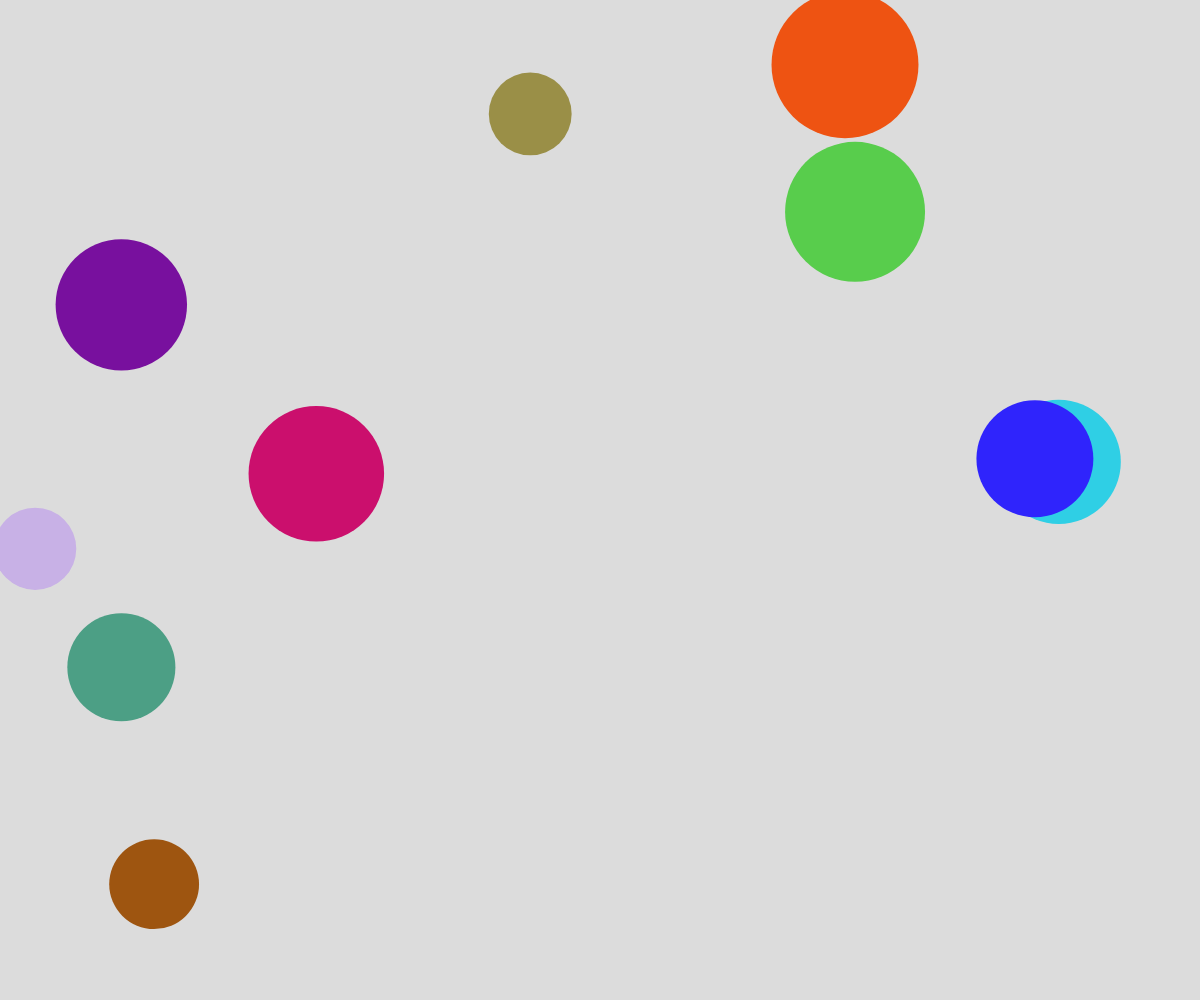
Frame 1 (no input)
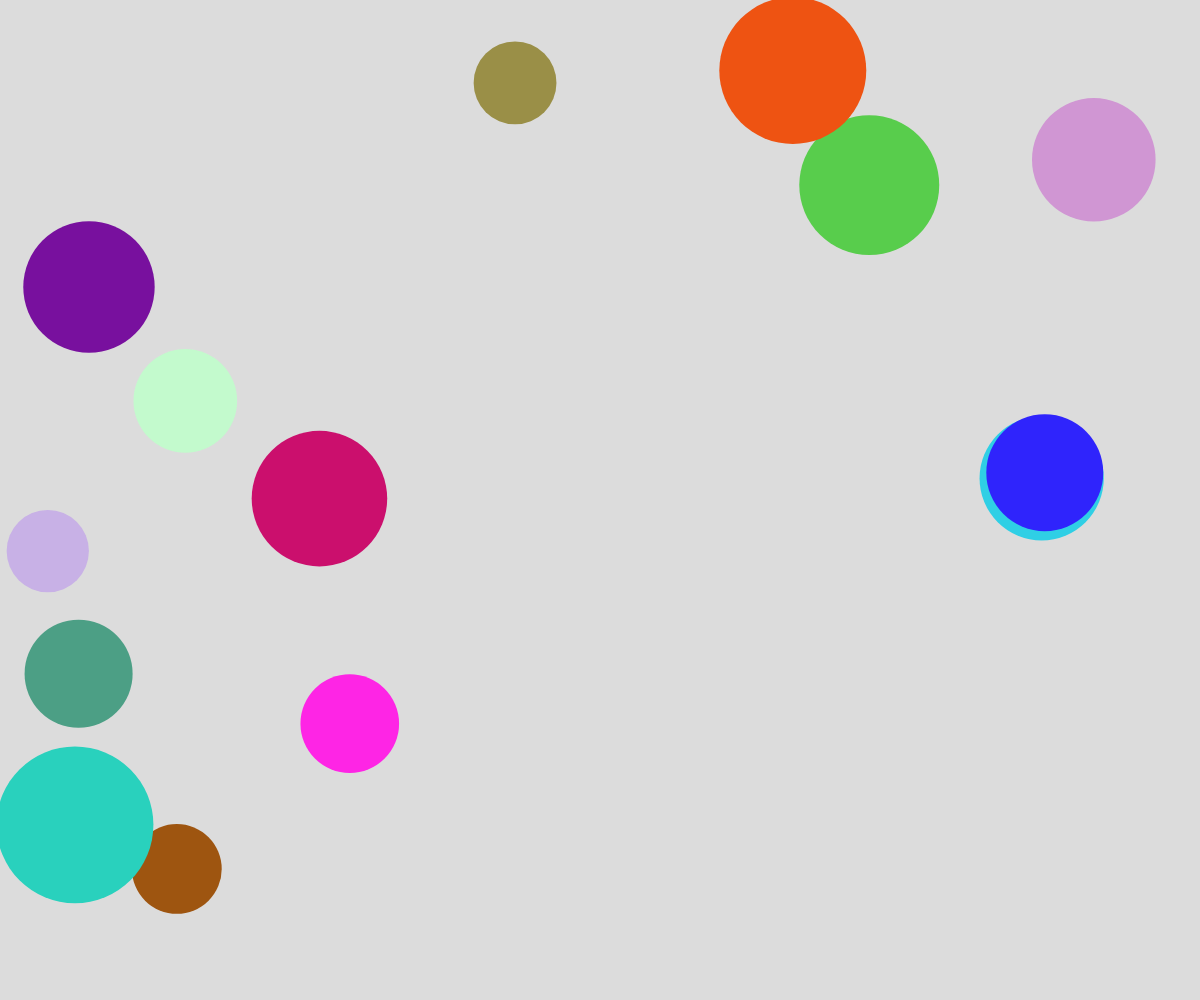
Frame 60 (no input)
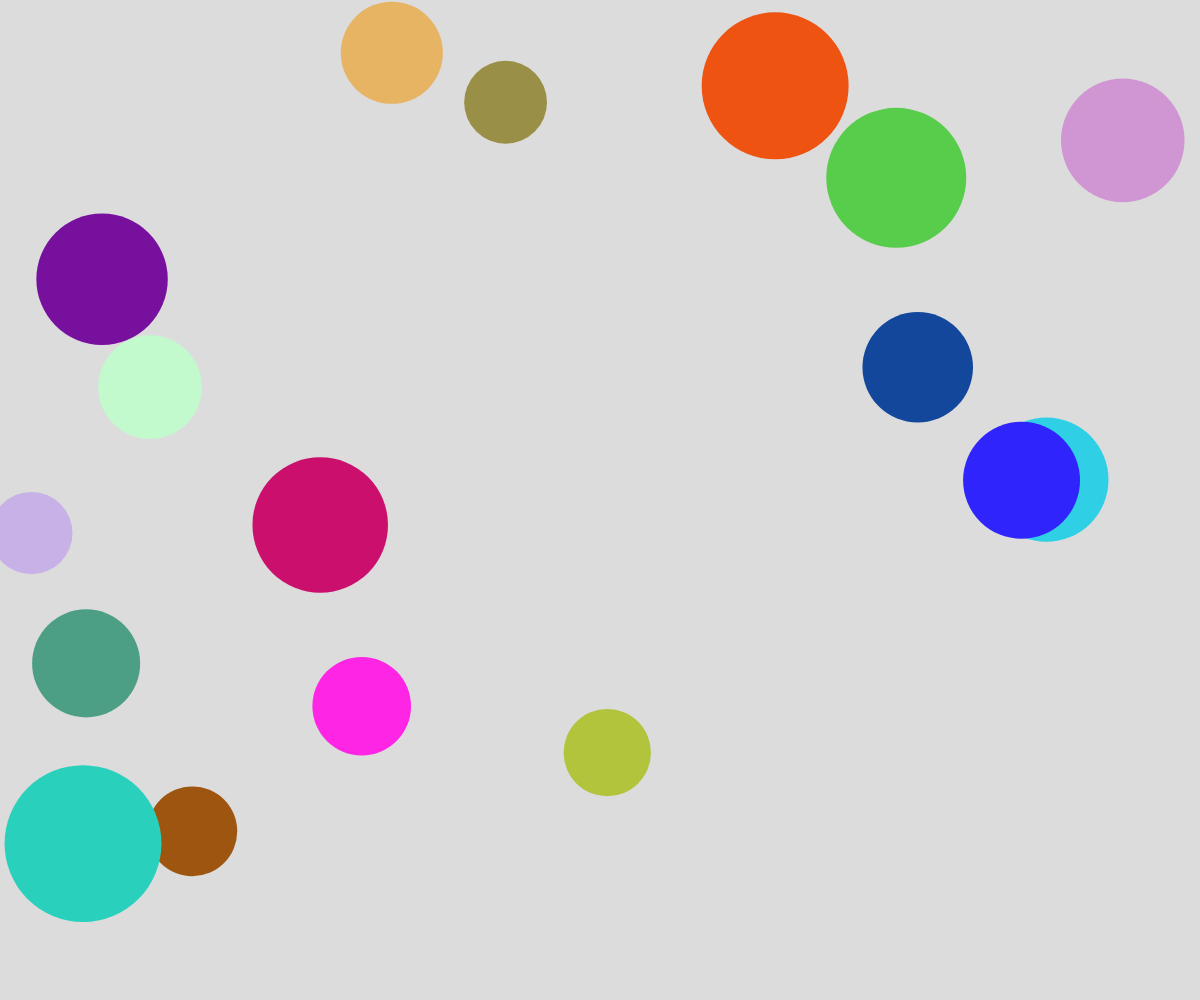
Frame 120 (the mouse pressed at the canvas centre since frame 60)

The p5.js sketch that drew these frames (run headless with seeded random() and noise() and a simulated clock; from frame 60 on, the mouse is pressed at the canvas centre):

// p5.js sketch
// ── sketch.js
// Bubble Object Notation and Arrays Demo

let theBubbles = [];

function setup() {
  createCanvas(windowWidth, windowHeight);
  noStroke();
  for(let i = 0; i < 10; i++) {
    spawnBubble();
  }

  // spawn new bubble every half second
  window.setInterval(spawnBubble, 500);
}

function draw() {
  background(220);

  for (let bubble of theBubbles) {
    // randomize movement
    bubble.dx = random(-5, 5);
    bubble.dy = random(-5, 5);

    // move bubble
    bubble.x += bubble.dx;
    bubble.y += bubble.dy;

    // display bubble
    fill(bubble.r, bubble.g, bubble.b);
    circle(bubble.x, bubble.y, bubble.radius *2);
  }
}

function mousePressed() {
  for (let bubble of theBubbles) {
    // check if this bubble was clicked on
    if (dist(mouseX, mouseY, bubble.x, bubble.y) < bubble.radius) {
      let index = theBubbles.indexOf(bubble);
      theBubbles.splice(index, 1);
    } 
  }
}

function spawnBubble() {
  let someBubble = {
    x: random(width),
    y: random(height),
    radius: random(40, 80),
    r: random(255),
    g: random(255),
    b: random(255),
    dx: random(-5, 5),
    dy: random(-5, 5),
  };
  theBubbles.push(someBubble);
}
